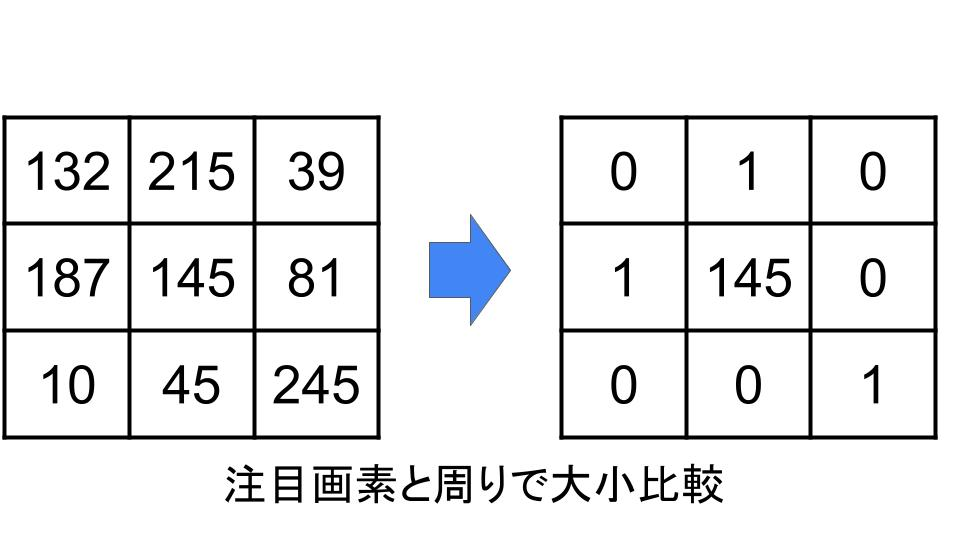
//> input picture Guraduation_Resarch/LBP.jpg, 960 x 540 px, given in place of 000000.png, which was not available
$ ./match_Tsukuba_Canny 3   (built with g++ and OpenCV 4)
//> lines starting //> are read from the running program, lines starting //| are printed output that depends on the picture; after the words box and inside, x2 and y2 are one past the last pixel; in counts of white or black regions, pixels touching at a corner belong together; pictures that were not available may be replaced by others from this repository, and a replacement may not be noted
#include <opencv2/opencv.hpp>
#include <cstdio>
#include <iostream>
#include <fstream>
#include <stdio.h>
#include <stdlib.h>
#include <time.h>
#include <unistd.h>
#include <vector>
#include <omp.h>
#include <time.h>
#include <numeric>
#include <algorithm>

// #define rootGunDai
#define MATCH00to01
#define root1001_1430match2_917
#define root1001_1435match2_1001_1030
std::string SAVE0 = "save_tsukuba_LBP.txt";
std::string SAVE1 = "save_tsukuba_Canny.txt";
std::string SAVE2 = "save_tsukuba_HOG.txt";
/*
0917_1349
start 50
end 4546

1001_1030
start 33
end 2469

1001_1435
start 27
end 4548
*/
struct resulT
{
    double max;
    int num;
};

struct location
{
    double px;
    double py;
};

// [30 lines left out: functions print_elapsed_time, make_path, not called in this run]

std::string make_tpath(std::string dir, int dir_num, int var, std::string tag)
{
    std::string back;
    if (var < 10)
    {
        back = dir + std::to_string(dir_num) + "/00000" + std::to_string(var) + tag;
        return back;
    }
    else if (var < 100)
    {
        back = dir + std::to_string(dir_num) + "/0000" + std::to_string(var) + tag;
        return back;
    }
    else if (var < 1000)
    {
        back = dir + std::to_string(dir_num) + "/000" + std::to_string(var) + tag;
        return back;
    }
    else if (var < 10000)
    {
        back = dir + std::to_string(dir_num) + "/00" + std::to_string(var) + tag;
        return back;
    }
}

int read_save(int execute_num)
{
//> further down, img is the input picture: 540 rows x 960 cols, CV_8UC3; mean B, G, R 235.4, 234.5, 233.9
    int save_num;
    std::ifstream ifs;

    ifs = std::ifstream(SAVE1.c_str());
    std::string str;
    getline(ifs, str);
    std::cout << str << std::endl;
    save_num = atoi(str.c_str());
    return save_num;
}

// [56 lines left out: functions save, make_locate_image, split, not called in this run]

int position_Check(const cv::Mat src, std::string path, int now_locate, int execute_num)
{
//> called with path = "gra/Tsukuba00/000000.png", now_locate = 0, execute_num = 3
    cv::Mat rim, sim, tim;
    cv::Mat sl_rim, sl_sim, sl_tim;
    /*
    rim = base image
    sim = normal template iamge
    tim = result normal template matching
    sl_rim = LBP  after resize rim
    sl_sim = LBP  after resize sim
    sl_tim = result cim template matching

    */
    int i, j; // seed num
    int num_m;
    int path_m;
    // int load_num = read_save();
    std::vector<resulT> result;
    int average = 0;
    int result_size = 0;
    int start, end;
    std::string dir;
    std::string tag;
    std::string dpath;

    double min_sl, max_sl;
    cv::Point p_min_sl, p_max_sl;

    // Match  0917_1349 to 1001_1435
    num_m = 4820; // 0917_1349
    path_m = 2;
    dir = "gra/Tsukuba0";
    tag = ".png";

    start = now_locate - 100;
    if (start < 2)
    {
        start = 2;
    }
    end = now_locate + 100;
    if (end > num_m)
    {
        end = num_m;
    }
    std::cout << start << " : " << end << std::endl;

    // Canny
    cv::Canny(src, sl_rim, 200, 400);
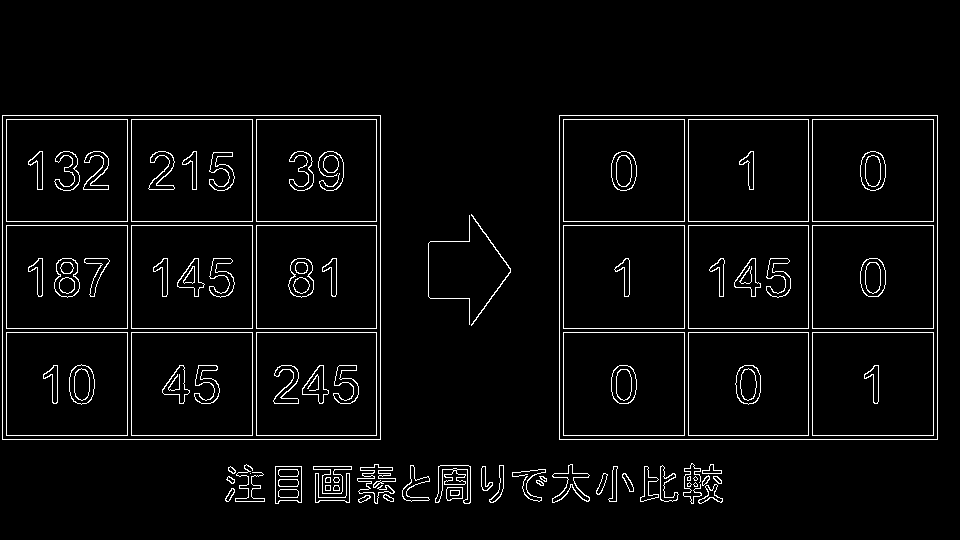
//> sl_rim: 540 rows x 960 cols, CV_8UC1; 4% white in thin lines or dots, all inside (x1, y1, x2, y2) = (2, 115, 938, 504)
    //  std::cout << "start matching" << std::endl;
    for (int k = start; k < end; k++)
    {
        dpath = make_tpath(dir, 2, k, tag);
        // std::cout << "match " << path << " : " << dpath << std::endl;

        sim = cv::imread(dpath, cv::IMREAD_GRAYSCALE);
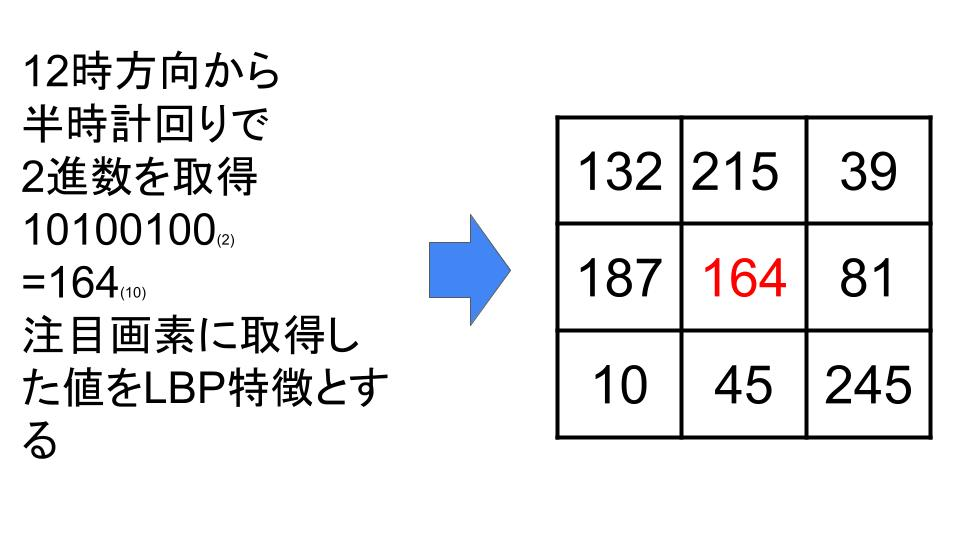
//> input picture Guraduation_Resarch/LBP2.jpg, 960 x 540 px, given in place of 000002.png, which was not available
//> sim: 540 rows x 960 cols, CV_8UC1; min 0, max 255, mean 234.6
        if (execute_num == 0)
            cv::resize(sim, sim, cv::Size(), 0.1, 0.1);

        // clock_t begin = clock();
        // cvt_LBP(sim, sl_sim);
        // Canny
        cv::Canny(sim, sl_sim, 200, 400);
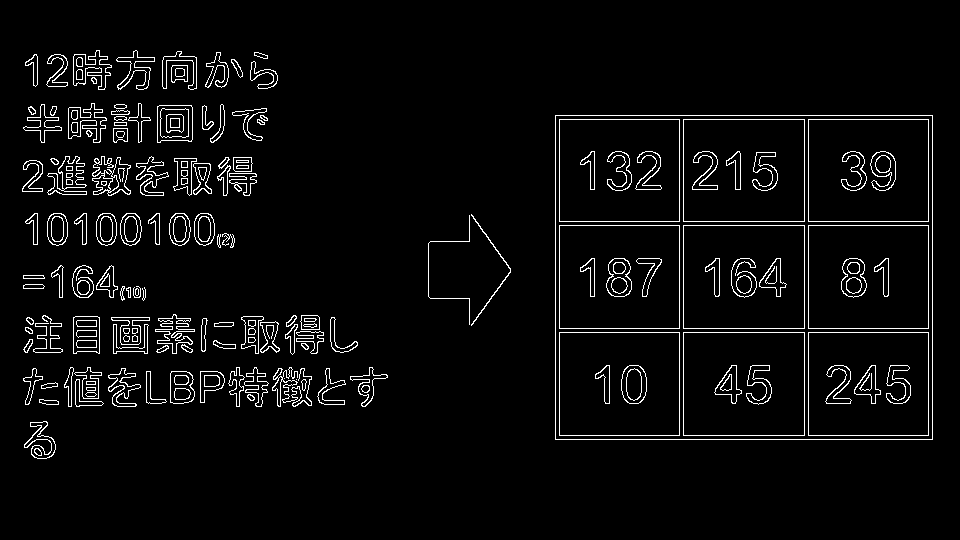
//> sl_sim: 540 rows x 960 cols, CV_8UC1; 4.3% white in thin lines or dots, all inside (x1, y1, x2, y2) = (22, 50, 933, 459)
        cv::matchTemplate(sl_rim, sl_sim(cv::Range(sl_sim.rows / 10, (9 * sl_sim.rows) / 10), cv::Range(sl_sim.cols / 10, (9 * sl_sim.cols) / 10)), sl_tim, cv::TM_CCOEFF_NORMED);
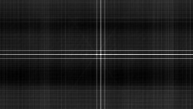
//> sl_tim: 109 rows x 193 cols, CV_32FC1; min -0.026, max 0.263, mean 0.00832; drawn with min black and max white
        cv::minMaxLoc(sl_tim, &min_sl, &max_sl, &p_min_sl, &p_max_sl);
//> min_sl = -0.026; max_sl = 0.263; p_min_sl = Point(20, 76); p_max_sl = Point(100, 54)
        // clock_t endc = clock();
        // print_elapsed_time(begin, endc);

        result.resize(result_size + 1);
        result[result_size].max = max_sl;
        result[result_size].num = k;
        result_size++;
        // std::cout << k << std::endl;
    }
    std::sort(result.begin(), result.end(), [](const resulT &alpha, const resulT &beta)
              { return alpha.max < beta.max; });
    // [7 lines of commented-out code are left out]
    return result[result.size() - 1].num;
}

int main(int argc, char **argv)
{
    // [7 lines of commented-out code are left out]
    int execute_num = atoi(argv[1]);

    cv::Mat img, src, dst, locate_image;
    cv::Mat img_lst[2];
    cv::Mat srcr, dstr;
    std::string dir, rdir;
    std::string tag;
    std::string path;
    int now_locate = 0;
    int time = 0;
    int load_num = read_save(execute_num);
    if (load_num == -1)
    {
        std::cout << "Error command line num only use 0, 1, 2" << std::endl;
        return 0;
    }

    dir = "gra/Tsukuba0";
    rdir = "gra/result_Canny_Tsukuba0";
    tag = ".png";

    std::ifstream ifs("gra/Tsukuba00_locate/location.csv");
    std::ifstream jfs("gra/Tsukuba02_locate/location.csv");

    std::string line;
    std::vector<location> locate_main;
    std::vector<location> locate_tmp;
    int lm_size = 0;
    int lt_size = 0;
    while (getline(ifs, line))
    {

        std::vector<std::string> strvec = split(line, ',');

        locate_main.resize(lm_size + 1);
        locate_main[lm_size].px = std::stod(strvec[0]);
        locate_main[lm_size].py = std::stod(strvec[1]);
        // std::cout << locate_main[lm_size].px << " x " << locate_main[lm_size].py << std::endl;
        lm_size++;
    }
    while (getline(jfs, line))
    {

        std::vector<std::string> strvec2 = split(line, ',');

        locate_tmp.resize(lt_size + 1);
        locate_tmp[lt_size].px = std::stod(strvec2[0]);
        locate_tmp[lt_size].py = std::stod(strvec2[1]);
        // std::cout << locate_tmp[lt_size].px << " x " << locate_tmp[lt_size].py << std::endl;
        lt_size++;
    }
    ///*
    std::string location_path;
    location_path = "gra/r_file/location_Canny.csv";
    std::ofstream outputfile(location_path, std::ios::app);
    for (int i = load_num; i < 4546; i++)
    {
        std::cout << "start positioning " << i << " times" << std::endl;
        path = make_tpath(dir, 0, i, tag);
        // std::cout << path << std::endl;
        img = cv::imread(path, 1);
        cv::cvtColor(img, src, cv::COLOR_BGR2GRAY);
        if (execute_num == 0)
            cv::resize(src, src, cv::Size(), 0.1, 0.1);

        clock_t begin = clock();
//> (the run ends here: the program stops with an error, at `cv::matchTemplate(sl_rim, sl_sim(cv::Range(sl_sim.rows / 10, (9 * sl_s..`)
